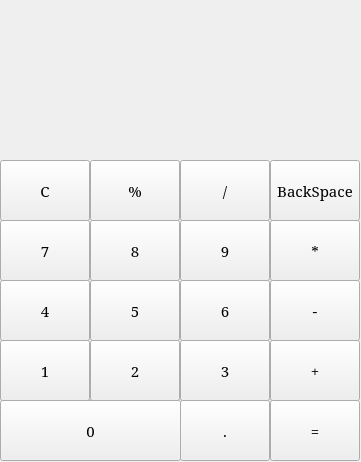
<?xml version="1.0" encoding="UTF-8"?>
<ui version="4.0">
 <class>Calculator</class>
 <widget class="QMainWindow" name="Calculator">
  <property name="windowModality">
   <enum>Qt::WindowModality::WindowModal</enum>
  </property>
  <property name="geometry">
   <rect>
    <x>0</x>
    <y>0</y>
    <width>361</width>
    <height>462</height>
   </rect>
  </property>
  <property name="windowTitle">
   <string>Calculator</string>
  </property>
  <property name="styleSheet">
   <string notr="true">QLabel{
  qproperty-alignment:  'AlignVCenter | AlignRight' ;
  border: 1px solid gray;
}
background-color: white;</string>
  </property>
  <widget class="QWidget" name="centralwidget">
   <widget class="QLabel" name="label">
    <property name="geometry">
     <rect>
      <x>0</x>
      <y>0</y>
      <width>271</width>
      <height>61</height>
     </rect>
    </property>
    <property name="minimumSize">
     <size>
      <width>241</width>
      <height>61</height>
     </size>
    </property>
    <property name="text">
     <string/>
    </property>
   </widget>
   <widget class="QPushButton" name="btn1">
    <property name="geometry">
     <rect>
      <x>0</x>
      <y>340</y>
      <width>90</width>
      <height>61</height>
     </rect>
    </property>
    <property name="minimumSize">
     <size>
      <width>61</width>
      <height>61</height>
     </size>
    </property>
    <property name="font">
     <font>
      <family>SimSun</family>
      <pointsize>11</pointsize>
      <italic>false</italic>
      <underline>false</underline>
      <strikeout>false</strikeout>
      <fontweight>ExtraLight</fontweight>
     </font>
    </property>
    <property name="mouseTracking">
     <bool>false</bool>
    </property>
    <property name="styleSheet">
     <string notr="true"/>
    </property>
    <property name="text">
     <string>1</string>
    </property>
   </widget>
   <widget class="QPushButton" name="btn2">
    <property name="geometry">
     <rect>
      <x>90</x>
      <y>340</y>
      <width>90</width>
      <height>61</height>
     </rect>
    </property>
    <property name="minimumSize">
     <size>
      <width>61</width>
      <height>61</height>
     </size>
    </property>
    <property name="font">
     <font>
      <family>SimSun</family>
      <pointsize>11</pointsize>
      <italic>false</italic>
      <underline>false</underline>
      <strikeout>false</strikeout>
      <fontweight>ExtraLight</fontweight>
     </font>
    </property>
    <property name="mouseTracking">
     <bool>false</bool>
    </property>
    <property name="styleSheet">
     <string notr="true"/>
    </property>
    <property name="text">
     <string>2</string>
    </property>
   </widget>
   <widget class="QPushButton" name="btn3">
    <property name="geometry">
     <rect>
      <x>180</x>
      <y>340</y>
      <width>90</width>
      <height>61</height>
     </rect>
    </property>
    <property name="minimumSize">
     <size>
      <width>61</width>
      <height>61</height>
     </size>
    </property>
    <property name="font">
     <font>
      <family>SimSun</family>
      <pointsize>11</pointsize>
      <italic>false</italic>
      <underline>false</underline>
      <strikeout>false</strikeout>
      <fontweight>ExtraLight</fontweight>
     </font>
    </property>
    <property name="mouseTracking">
     <bool>false</bool>
    </property>
    <property name="styleSheet">
     <string notr="true"/>
    </property>
    <property name="text">
     <string>3</string>
    </property>
   </widget>
   <widget class="QPushButton" name="btnPlus">
    <property name="geometry">
     <rect>
      <x>270</x>
      <y>340</y>
      <width>90</width>
      <height>61</height>
     </rect>
    </property>
    <property name="minimumSize">
     <size>
      <width>61</width>
      <height>61</height>
     </size>
    </property>
    <property name="font">
     <font>
      <family>SimSun</family>
      <pointsize>11</pointsize>
      <italic>false</italic>
      <underline>false</underline>
      <strikeout>false</strikeout>
      <fontweight>ExtraLight</fontweight>
     </font>
    </property>
    <property name="mouseTracking">
     <bool>false</bool>
    </property>
    <property name="text">
     <string>+</string>
    </property>
   </widget>
   <widget class="QPushButton" name="btnClear">
    <property name="geometry">
     <rect>
      <x>0</x>
      <y>160</y>
      <width>90</width>
      <height>61</height>
     </rect>
    </property>
    <property name="minimumSize">
     <size>
      <width>61</width>
      <height>61</height>
     </size>
    </property>
    <property name="font">
     <font>
      <family>SimSun</family>
      <pointsize>11</pointsize>
      <italic>false</italic>
      <underline>false</underline>
      <strikeout>false</strikeout>
      <fontweight>ExtraLight</fontweight>
     </font>
    </property>
    <property name="mouseTracking">
     <bool>false</bool>
    </property>
    <property name="text">
     <string>C</string>
    </property>
   </widget>
   <widget class="QPushButton" name="btnDivision">
    <property name="geometry">
     <rect>
      <x>180</x>
      <y>160</y>
      <width>90</width>
      <height>61</height>
     </rect>
    </property>
    <property name="minimumSize">
     <size>
      <width>61</width>
      <height>61</height>
     </size>
    </property>
    <property name="font">
     <font>
      <family>SimSun</family>
      <pointsize>11</pointsize>
      <italic>false</italic>
      <underline>false</underline>
      <strikeout>false</strikeout>
      <fontweight>ExtraLight</fontweight>
     </font>
    </property>
    <property name="mouseTracking">
     <bool>false</bool>
    </property>
    <property name="text">
     <string>/</string>
    </property>
   </widget>
   <widget class="QPushButton" name="btnModulodivision">
    <property name="geometry">
     <rect>
      <x>90</x>
      <y>160</y>
      <width>90</width>
      <height>61</height>
     </rect>
    </property>
    <property name="minimumSize">
     <size>
      <width>61</width>
      <height>61</height>
     </size>
    </property>
    <property name="font">
     <font>
      <family>SimSun</family>
      <pointsize>11</pointsize>
      <italic>false</italic>
      <underline>false</underline>
      <strikeout>false</strikeout>
      <fontweight>ExtraLight</fontweight>
     </font>
    </property>
    <property name="mouseTracking">
     <bool>false</bool>
    </property>
    <property name="text">
     <string>%</string>
    </property>
   </widget>
   <widget class="QPushButton" name="btn7">
    <property name="geometry">
     <rect>
      <x>0</x>
      <y>220</y>
      <width>90</width>
      <height>61</height>
     </rect>
    </property>
    <property name="minimumSize">
     <size>
      <width>61</width>
      <height>61</height>
     </size>
    </property>
    <property name="font">
     <font>
      <family>SimSun</family>
      <pointsize>11</pointsize>
      <italic>false</italic>
      <underline>false</underline>
      <strikeout>false</strikeout>
      <fontweight>ExtraLight</fontweight>
     </font>
    </property>
    <property name="mouseTracking">
     <bool>false</bool>
    </property>
    <property name="styleSheet">
     <string notr="true"/>
    </property>
    <property name="text">
     <string>7</string>
    </property>
   </widget>
   <widget class="QPushButton" name="btn8">
    <property name="geometry">
     <rect>
      <x>90</x>
      <y>220</y>
      <width>90</width>
      <height>61</height>
     </rect>
    </property>
    <property name="minimumSize">
     <size>
      <width>61</width>
      <height>61</height>
     </size>
    </property>
    <property name="font">
     <font>
      <family>SimSun</family>
      <pointsize>11</pointsize>
      <italic>false</italic>
      <underline>false</underline>
      <strikeout>false</strikeout>
      <fontweight>ExtraLight</fontweight>
     </font>
    </property>
    <property name="mouseTracking">
     <bool>false</bool>
    </property>
    <property name="styleSheet">
     <string notr="true"/>
    </property>
    <property name="text">
     <string>8</string>
    </property>
   </widget>
   <widget class="QPushButton" name="btnMultiply">
    <property name="geometry">
     <rect>
      <x>270</x>
      <y>220</y>
      <width>90</width>
      <height>61</height>
     </rect>
    </property>
    <property name="minimumSize">
     <size>
      <width>61</width>
      <height>61</height>
     </size>
    </property>
    <property name="font">
     <font>
      <family>SimSun</family>
      <pointsize>11</pointsize>
      <italic>false</italic>
      <underline>false</underline>
      <strikeout>false</strikeout>
      <fontweight>ExtraLight</fontweight>
     </font>
    </property>
    <property name="mouseTracking">
     <bool>false</bool>
    </property>
    <property name="text">
     <string>*</string>
    </property>
   </widget>
   <widget class="QPushButton" name="btn9">
    <property name="geometry">
     <rect>
      <x>180</x>
      <y>220</y>
      <width>90</width>
      <height>61</height>
     </rect>
    </property>
    <property name="minimumSize">
     <size>
      <width>61</width>
      <height>61</height>
     </size>
    </property>
    <property name="font">
     <font>
      <family>SimSun</family>
      <pointsize>11</pointsize>
      <italic>false</italic>
      <underline>false</underline>
      <strikeout>false</strikeout>
      <fontweight>ExtraLight</fontweight>
     </font>
    </property>
    <property name="mouseTracking">
     <bool>false</bool>
    </property>
    <property name="styleSheet">
     <string notr="true"/>
    </property>
    <property name="text">
     <string>9</string>
    </property>
   </widget>
   <widget class="QPushButton" name="btn4">
    <property name="geometry">
     <rect>
      <x>0</x>
      <y>280</y>
      <width>90</width>
      <height>61</height>
     </rect>
    </property>
    <property name="minimumSize">
     <size>
      <width>61</width>
      <height>61</height>
     </size>
    </property>
    <property name="font">
     <font>
      <family>SimSun</family>
      <pointsize>11</pointsize>
      <italic>false</italic>
      <underline>false</underline>
      <strikeout>false</strikeout>
      <fontweight>ExtraLight</fontweight>
     </font>
    </property>
    <property name="mouseTracking">
     <bool>false</bool>
    </property>
    <property name="styleSheet">
     <string notr="true"/>
    </property>
    <property name="text">
     <string>4</string>
    </property>
   </widget>
   <widget class="QPushButton" name="btn5">
    <property name="geometry">
     <rect>
      <x>90</x>
      <y>280</y>
      <width>90</width>
      <height>61</height>
     </rect>
    </property>
    <property name="minimumSize">
     <size>
      <width>61</width>
      <height>61</height>
     </size>
    </property>
    <property name="font">
     <font>
      <family>SimSun</family>
      <pointsize>11</pointsize>
      <italic>false</italic>
      <underline>false</underline>
      <strikeout>false</strikeout>
      <fontweight>ExtraLight</fontweight>
     </font>
    </property>
    <property name="mouseTracking">
     <bool>false</bool>
    </property>
    <property name="styleSheet">
     <string notr="true"/>
    </property>
    <property name="text">
     <string>5</string>
    </property>
   </widget>
   <widget class="QPushButton" name="btnMinus">
    <property name="geometry">
     <rect>
      <x>270</x>
      <y>280</y>
      <width>90</width>
      <height>61</height>
     </rect>
    </property>
    <property name="minimumSize">
     <size>
      <width>61</width>
      <height>61</height>
     </size>
    </property>
    <property name="font">
     <font>
      <family>SimSun</family>
      <pointsize>11</pointsize>
      <italic>false</italic>
      <underline>false</underline>
      <strikeout>false</strikeout>
      <fontweight>ExtraLight</fontweight>
     </font>
    </property>
    <property name="mouseTracking">
     <bool>false</bool>
    </property>
    <property name="text">
     <string>-</string>
    </property>
    <property name="iconSize">
     <size>
      <width>40</width>
      <height>40</height>
     </size>
    </property>
   </widget>
   <widget class="QPushButton" name="btn6">
    <property name="geometry">
     <rect>
      <x>180</x>
      <y>280</y>
      <width>90</width>
      <height>61</height>
     </rect>
    </property>
    <property name="minimumSize">
     <size>
      <width>61</width>
      <height>61</height>
     </size>
    </property>
    <property name="font">
     <font>
      <family>SimSun</family>
      <pointsize>11</pointsize>
      <italic>false</italic>
      <underline>false</underline>
      <strikeout>false</strikeout>
      <fontweight>ExtraLight</fontweight>
     </font>
    </property>
    <property name="mouseTracking">
     <bool>false</bool>
    </property>
    <property name="styleSheet">
     <string notr="true"/>
    </property>
    <property name="text">
     <string>6</string>
    </property>
   </widget>
   <widget class="QPushButton" name="btn0">
    <property name="geometry">
     <rect>
      <x>0</x>
      <y>400</y>
      <width>181</width>
      <height>61</height>
     </rect>
    </property>
    <property name="minimumSize">
     <size>
      <width>61</width>
      <height>61</height>
     </size>
    </property>
    <property name="font">
     <font>
      <family>SimSun</family>
      <pointsize>11</pointsize>
      <italic>false</italic>
      <underline>false</underline>
      <strikeout>false</strikeout>
      <fontweight>ExtraLight</fontweight>
     </font>
    </property>
    <property name="mouseTracking">
     <bool>false</bool>
    </property>
    <property name="text">
     <string>0</string>
    </property>
   </widget>
   <widget class="QPushButton" name="btnEqual">
    <property name="geometry">
     <rect>
      <x>270</x>
      <y>400</y>
      <width>90</width>
      <height>61</height>
     </rect>
    </property>
    <property name="minimumSize">
     <size>
      <width>61</width>
      <height>61</height>
     </size>
    </property>
    <property name="font">
     <font>
      <family>SimSun</family>
      <pointsize>11</pointsize>
      <italic>false</italic>
      <underline>false</underline>
      <strikeout>false</strikeout>
      <fontweight>ExtraLight</fontweight>
     </font>
    </property>
    <property name="mouseTracking">
     <bool>false</bool>
    </property>
    <property name="text">
     <string>=</string>
    </property>
   </widget>
   <widget class="QPushButton" name="btnPoint">
    <property name="geometry">
     <rect>
      <x>180</x>
      <y>400</y>
      <width>90</width>
      <height>61</height>
     </rect>
    </property>
    <property name="minimumSize">
     <size>
      <width>61</width>
      <height>61</height>
     </size>
    </property>
    <property name="font">
     <font>
      <family>SimSun</family>
      <pointsize>11</pointsize>
      <italic>false</italic>
      <underline>false</underline>
      <strikeout>false</strikeout>
      <fontweight>ExtraLight</fontweight>
     </font>
    </property>
    <property name="mouseTracking">
     <bool>false</bool>
    </property>
    <property name="text">
     <string>.</string>
    </property>
   </widget>
   <widget class="QPushButton" name="btnBackscape">
    <property name="geometry">
     <rect>
      <x>270</x>
      <y>160</y>
      <width>90</width>
      <height>61</height>
     </rect>
    </property>
    <property name="font">
     <font>
      <family>SimSun</family>
      <pointsize>11</pointsize>
      <italic>false</italic>
      <underline>false</underline>
      <strikeout>false</strikeout>
      <fontweight>ExtraLight</fontweight>
     </font>
    </property>
    <property name="mouseTracking">
     <bool>false</bool>
    </property>
    <property name="text">
     <string>BackSpace</string>
    </property>
   </widget>
  </widget>
 </widget>
 <resources/>
 <connections/>
</ui>
